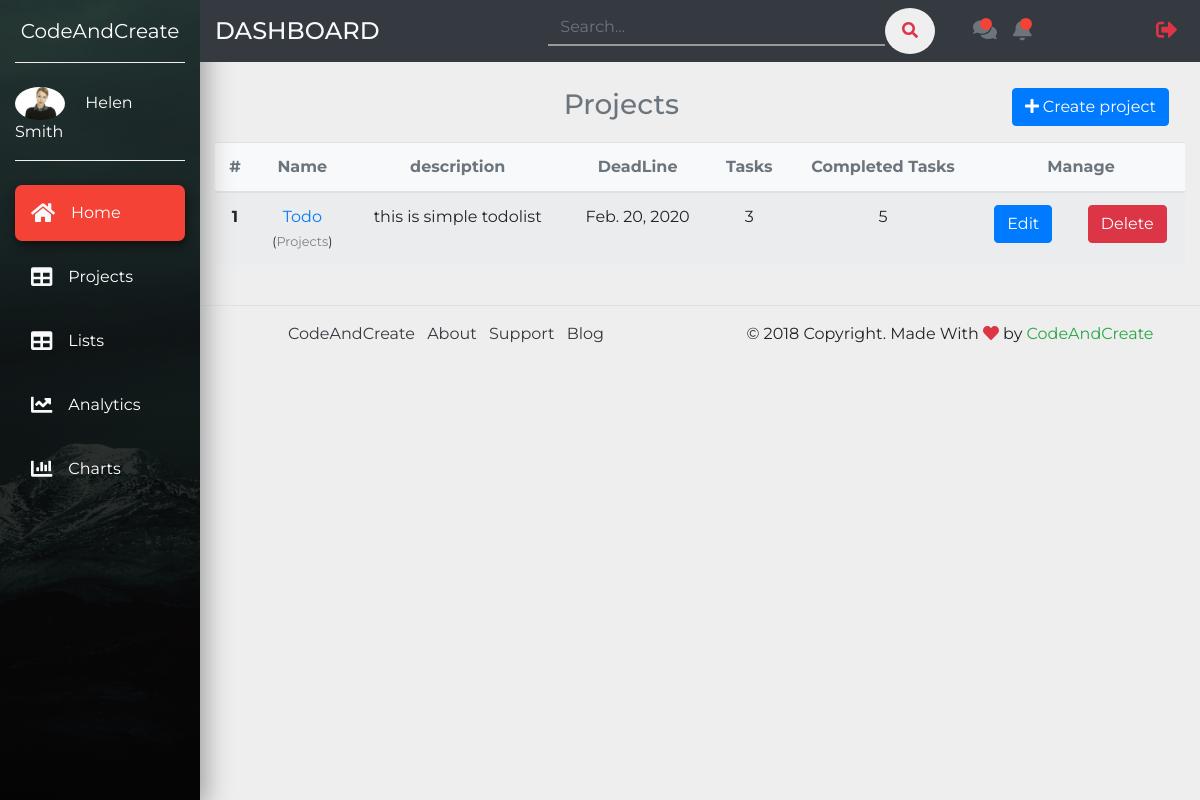
Before: /projects (signed in) with the older database file.
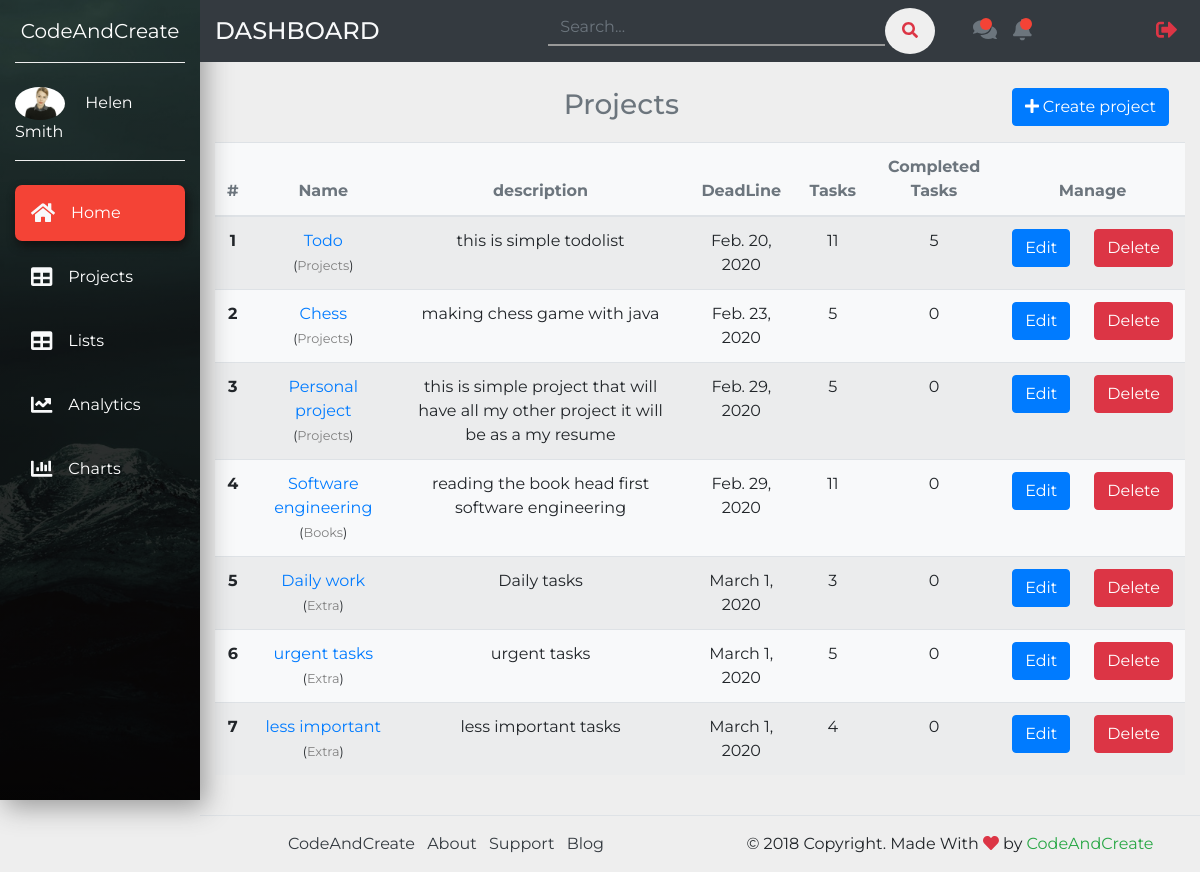
After: the same page with the newer database file.
### todo/models.py (models this page shows, shortened)
class Project(models.Model):
    name = models.CharField(max_length=100)
    description = models.TextField()
    start_time = models.TimeField(default=datetime.time(0,0),null=True,blank=True)
    start_date = models.DateField(default = datetime.date.today,null=True,blank=True)
    end_time = models.TimeField(default=datetime.time(0,0),null=True,blank=True)
    deadline = models.DateField(blank=True,null=True)
    finished = models.BooleanField(default=False)
    folder = models.ForeignKey(Folder,on_delete=models.CASCADE)
    user = models.ForeignKey(User,on_delete=models.CASCADE)
    priority = models.IntegerField(default=0)
    def tasks(self):
        return self.task_set.filter(finished=False).order_by('deadline')
    def completed_tasks(self):
        return self.task_set.filter(finished=True).order_by('deadline')

class Folder(models.Model):
    name = models.CharField(max_length=100)
    user = models.ForeignKey(User,on_delete=models.CASCADE)

### todo/views.py (the view)
# urls.py: path("projects",ViewProjects,name='all_projects'),
def ViewProjects(request):
    projects = Project.objects.filter(user=request.user).order_by('deadline')
    context={"projects":projects}
    return render(request,"todo/all_projects.html",context)

### templates/todo/all_projects.html
{% extends "base.html"  %}
{% block content %}
  <h3 class="text-muted text-center m-3">
    Projects
    <a class="mb-3 btn btn-primary float-right" href="{% url 'todo:create_project' %}"><li class="fas fa-plus"></li> Create project</a>
  </h3>
<table class="table table-striped bg-light text-center">
  <thead>
    <tr class="text-muted">
      <th>#</th>
      <th>Name</th>
      <th>description</th>
      <th>DeadLine</th>
      <th>Tasks</th>
      <th>Completed Tasks</th>
      <th colspan="2">Manage</th>
    </tr>
  </thead>
  <tbody>
    {% for project in projects %}
    <tr>
      <th>{{forloop.counter}}</th>
      <td>
        <a href="{% url 'todo:view_project' project.pk %}">{{project.name}}</a><br>
        <small>(<a style="color:gray" href="{% url 'todo:view_list' project.folder.pk %}">{{project.folder.name}}</a>)</small>
      </td>
      <td>{{project.description}}</td>
      <td>{{project.deadline}}</td>
      <td>{{project.tasks.count}}</td>
      <td>{{project.completed_tasks.count}}</td>
      <td>
        <a class="btn btn-primary" href="{% url 'todo:edit_project' project.pk %}">Edit</a>
      </td>
      <td>
        <a class="btn btn-danger delete" href="{% url 'todo:delete_project' project.pk %}">Delete</a>
      </td>
    </tr>
    {% endfor %}
  </tbody>
</table>
{% endblock %}

### templates/base.html (shortened to what this page needs)
{% load static %}
<!doctype html>
<html lang="en">
  <head>
    <link rel="stylesheet" href="https://stackpath.bootstrapcdn.com/bootstrap/4.1.1/css/bootstrap.min.css">
    <link rel="stylesheet" href="{% static 'css/main.css' %}">
    <link rel="stylesheet" href="{% static 'css/todo.css' %}">
  </head>
  <body>
    <nav class="navbar navbar-expand-md navbar-light">
      <div class="collapse navbar-collapse" id="myNavbar">
        <div class="container-fluid">
          <div class="row">
            <div class="col-xl-2 col-lg-3 col-md-4 sidebar fixed-top">
              <a href="#" class="navbar-brand text-white d-block mx-auto text-center py-3 mb-4 bottom-border">CodeAndCreate</a>
              <div class="bottom-border pb-3">
                <img src="{% static 'images/admin.jpeg' %}" width="50" class="rounded-circle mr-3">
                <a href="#" class="text-white">Helen Smith</a>
              </div>
              <ul class="navbar-nav flex-column mt-4">
                <li class="nav-item"><a href="{% url 'todo:home' %}" class="nav-link text-white p-3 mb-2 current"><i class="fas fa-home text-light fa-lg mr-3"></i>Home</a></li>
                <li class="nav-item"><a href="{% url 'todo:all_projects' %}" class="nav-link text-white p-3 mb-2 sidebar-link"><i class="fas fa-table text-light fa-lg mr-3"></i>Projects</a></li>
                <li class="nav-item"><a href="{% url 'todo:all_lists' %}" class="nav-link text-white p-3 mb-2 sidebar-link"><i class="fas fa-table text-light fa-lg mr-3"></i>Lists</a></li>
                <li class="nav-item"><a href="#" class="nav-link text-white p-3 mb-2 sidebar-link"><i class="fas fa-chart-line text-light fa-lg mr-3"></i>Analytics</a></li>
                <li class="nav-item"><a href="#" class="nav-link text-white p-3 mb-2 sidebar-link"><i class="fas fa-chart-bar text-light fa-lg mr-3"></i>Charts</a></li>
              </ul>
            </div>
            <div class="col-xl-10 col-lg-9 col-md-8 ml-auto bg-dark fixed-top py-2 top-navbar">
              <div class="row align-items-center">
                <div class="col-md-4">
                  <h4 class="text-light text-uppercase mb-0">Dashboard</h4>
                </div>
                <div class="col-md-5">
                  <form>
                    <div class="input-group">
                      <input type="text" class="form-control search-input" placeholder="Search...">
                      <button type="button" class="btn btn-white search-button"><i class="fas fa-search text-danger"></i></button>
                    </div>
                  </form>
                </div>
                <div class="col-md-3">
                  <ul class="navbar-nav">
                    <li class="nav-item icon-parent"><a href="#" class="nav-link icon-bullet"><i class="fas fa-comments text-muted fa-lg"></i></a></li>
                    <li class="nav-item icon-parent"><a href="#" class="nav-link icon-bullet"><i class="fas fa-bell text-muted fa-lg"></i></a></li>
                    <li class="nav-item ml-md-auto"><a href="#" class="nav-link" data-toggle="modal" data-target="#sign-out"><i class="fas fa-sign-out-alt text-danger fa-lg"></i></a></li>
                  </ul>
                </div>
              </div>
            </div>
          </div>
        </div>
      </div>
    </nav>
<section>
  <div class="container-fluid mt-5">
    <div class="row pt-2">
      <div class="col-xl-10 col-lg-9 col-md-8 ml-auto">
        <div class="row mb-4 align-items-center">
          <div class="col-xl-12 col-12">
            {% block content %}
            {% endblock %}
          </div>
        </div>
      </div>
    </div>
  </div>
</section>
    <footer>
      <div class="container-fluid">
        <div class="row">
          <div class="col-xl-10 col-lg-9 col-md-8 ml-auto">
            <div class="row border-top pt-3">
              <div class="col-lg-6 text-center">
                <ul class="list-inline">
                  <li class="list-inline-item mr-2">
                    <a href="#" class="text-dark">CodeAndCreate</a>
                  </li>
                  <li class="list-inline-item mr-2">
                    <a href="#" class="text-dark">About</a>
                  </li>
                  <li class="list-inline-item mr-2">
                    <a href="#" class="text-dark">Support</a>
                  </li>
                  <li class="list-inline-item mr-2">
                    <a href="#" class="text-dark">Blog</a>
                  </li>
                </ul>
              </div>
              <div class="col-lg-6 text-center">
                <p>&copy; 2018 Copyright. Made With <i class="fas fa-heart text-danger"></i> by <span class="text-success">CodeAndCreate</span></p>
              </div>
            </div>
          </div>
        </div>
      </div>
    </footer>
  </body>
</html>

### static_files/css/main.css (style rules this page uses)
body { font-family: 'Montserrat', sans-serif; background-color: #eee; }
.sidebar { height: 100vh; background: linear-gradient(rgba(0, 0, 0, .7), rgba(0, 0, 0, .9)), url('/static/images/img1.jpeg'); background-position: center; background-repeat: no-repeat; background-size: cover; box-shadow: 5px 7px 25px #999; }
.bottom-border { border-bottom: 1px groove #eee; }
.sidebar-link { transition: all .4s; }
.current { background-color: #f44336; border-radius: 7px; box-shadow: 2px 5px 10px #111; transition: all .3s; }
.search-input { background: transparent; border: none; border-radius: 0; border-bottom: 2px solid #999; transition: all .4s; }
.search-button { border-radius: 50%; padding: 10px 16px; transition: all .4s; }
.icon-parent { position: relative; }
.icon-bullet::after { content: ""; position: absolute; top: 7px; left: 15px; height: 12px; width: 12px; background-color: #f44336; border-radius: 50%; }

Changed rows visible on the page:
changed Project "Todo": tasks.count "3" → "11"
added Project: name "Chess", folder.name "Projects", description "making chess game with java", deadline "Feb. 23, 2020", tasks.count "5", completed_tasks.count "0"
added Project: name "Personal project", folder.name "Projects", description "this is simple project that will have all my other project it will be as a my resume", deadline "Feb. 29, 2020", tasks.count "5", completed_tasks.count "0"
added Project: name "Software engineering", folder.name "Books", description "reading the book head first software engineering", deadline "Feb. 29, 2020", tasks.count "11", completed_tasks.count "0"
added Project: name "Daily work", folder.name "Extra", description "Daily tasks", deadline "March 1, 2020", tasks.count "3", completed_tasks.count "0"
added Project: name "urgent tasks", folder.name "Extra", description "urgent tasks", deadline "March 1, 2020", tasks.count "5", completed_tasks.count "0"
added Project: name "less important", folder.name "Extra", description "less important tasks", deadline "March 1, 2020", tasks.count "4", completed_tasks.count "0"
